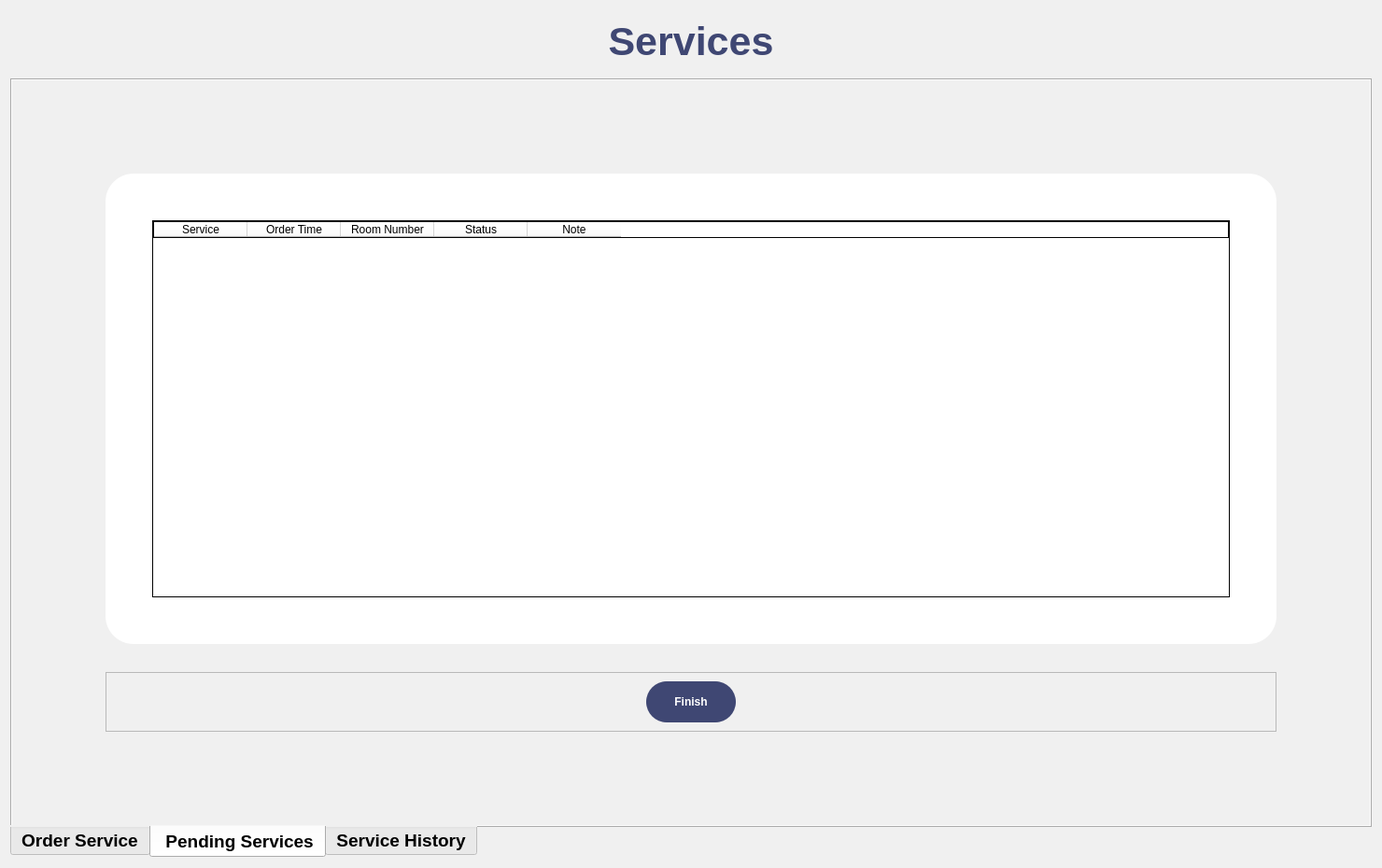
<?xml version="1.0" encoding="UTF-8"?>
<ui version="4.0">
 <class>Service</class>
 <widget class="QWidget" name="Service">
  <property name="geometry">
   <rect>
    <x>0</x>
    <y>0</y>
    <width>1480</width>
    <height>930</height>
   </rect>
  </property>
  <property name="windowTitle">
   <string>Form</string>
  </property>
  <property name="styleSheet">
   <string notr="true">background-color: #f0f0f0;</string>
  </property>
  <layout class="QVBoxLayout" name="verticalLayout">
   <item>
    <widget class="QFrame" name="frame">
     <property name="sizePolicy">
      <sizepolicy hsizetype="Preferred" vsizetype="Fixed">
       <horstretch>0</horstretch>
       <verstretch>0</verstretch>
      </sizepolicy>
     </property>
     <property name="frameShadow">
      <enum>QFrame::Raised</enum>
     </property>
     <layout class="QGridLayout" name="gridLayout_3">
      <item row="0" column="0">
       <widget class="QLabel" name="Title">
        <property name="font">
         <font>
          <pointsize>16</pointsize>
          <weight>75</weight>
          <bold>true</bold>
         </font>
        </property>
        <property name="layoutDirection">
         <enum>Qt::LeftToRight</enum>
        </property>
        <property name="text">
         <string>&lt;html&gt;&lt;head/&gt;&lt;body&gt;&lt;h1 align=&quot;center&quot; style=&quot; margin-top:18px; margin-bottom:12px; margin-left:0px; margin-right:0px; -qt-block-indent:0; text-indent:0px;&quot;&gt;&lt;span style=&quot; font-size:36pt; font-weight:600; color:#3f4773;&quot;&gt;Services&lt;/span&gt;&lt;/h1&gt;&lt;/body&gt;&lt;/html&gt;</string>
        </property>
        <property name="alignment">
         <set>Qt::AlignCenter</set>
        </property>
       </widget>
      </item>
     </layout>
    </widget>
   </item>
   <item>
    <widget class="QTabWidget" name="tabWidget">
     <property name="sizePolicy">
      <sizepolicy hsizetype="Expanding" vsizetype="Preferred">
       <horstretch>0</horstretch>
       <verstretch>0</verstretch>
      </sizepolicy>
     </property>
     <property name="font">
      <font>
       <pointsize>14</pointsize>
       <weight>75</weight>
       <bold>true</bold>
       <underline>false</underline>
      </font>
     </property>
     <property name="mouseTracking">
      <bool>true</bool>
     </property>
     <property name="tabPosition">
      <enum>QTabWidget::South</enum>
     </property>
     <property name="tabShape">
      <enum>QTabWidget::Rounded</enum>
     </property>
     <property name="currentIndex">
      <number>1</number>
     </property>
     <property name="iconSize">
      <size>
       <width>16</width>
       <height>16</height>
      </size>
     </property>
     <property name="documentMode">
      <bool>false</bool>
     </property>
     <property name="tabsClosable">
      <bool>false</bool>
     </property>
     <widget class="QWidget" name="ServiceBooking">
      <attribute name="title">
       <string>Order Service</string>
      </attribute>
      <attribute name="toolTip">
       <string>Currently booked rooms</string>
      </attribute>
      <layout class="QHBoxLayout" name="horizontalLayout">
       <property name="spacing">
        <number>50</number>
       </property>
       <property name="leftMargin">
        <number>50</number>
       </property>
       <property name="topMargin">
        <number>100</number>
       </property>
       <property name="rightMargin">
        <number>50</number>
       </property>
       <property name="bottomMargin">
        <number>100</number>
       </property>
       <item>
        <widget class="QFrame" name="frame_4">
         <property name="sizePolicy">
          <sizepolicy hsizetype="Expanding" vsizetype="Preferred">
           <horstretch>0</horstretch>
           <verstretch>0</verstretch>
          </sizepolicy>
         </property>
         <property name="styleSheet">
          <string notr="true">border-radius: 20;
background-color: white;</string>
         </property>
         <property name="frameShape">
          <enum>QFrame::StyledPanel</enum>
         </property>
         <property name="frameShadow">
          <enum>QFrame::Raised</enum>
         </property>
         <layout class="QVBoxLayout" name="verticalLayout_2">
          <property name="spacing">
           <number>30</number>
          </property>
          <property name="bottomMargin">
           <number>30</number>
          </property>
          <item>
           <widget class="QLabel" name="label">
            <property name="sizePolicy">
             <sizepolicy hsizetype="Preferred" vsizetype="Fixed">
              <horstretch>0</horstretch>
              <verstretch>0</verstretch>
             </sizepolicy>
            </property>
            <property name="font">
             <font>
              <pointsize>24</pointsize>
              <weight>75</weight>
              <bold>true</bold>
              <underline>false</underline>
             </font>
            </property>
            <property name="styleSheet">
             <string notr="true">color: #3f4773;</string>
            </property>
            <property name="text">
             <string>Order Service</string>
            </property>
            <property name="alignment">
             <set>Qt::AlignCenter</set>
            </property>
           </widget>
          </item>
          <item>
           <widget class="QFrame" name="frame_2">
            <property name="sizePolicy">
             <sizepolicy hsizetype="Preferred" vsizetype="Preferred">
              <horstretch>0</horstretch>
              <verstretch>0</verstretch>
             </sizepolicy>
            </property>
            <property name="styleSheet">
             <string notr="true"/>
            </property>
            <property name="frameShape">
             <enum>QFrame::StyledPanel</enum>
            </property>
            <property name="frameShadow">
             <enum>QFrame::Raised</enum>
            </property>
            <layout class="QGridLayout" name="gridLayout">
             <property name="leftMargin">
              <number>50</number>
             </property>
             <property name="topMargin">
              <number>50</number>
             </property>
             <property name="rightMargin">
              <number>50</number>
             </property>
             <property name="bottomMargin">
              <number>0</number>
             </property>
             <property name="spacing">
              <number>50</number>
             </property>
             <item row="1" column="0">
              <widget class="QLabel" name="label_2">
               <property name="font">
                <font>
                 <pointsize>15</pointsize>
                 <weight>75</weight>
                 <bold>true</bold>
                 <underline>false</underline>
                </font>
               </property>
               <property name="text">
                <string>Room number</string>
               </property>
               <property name="alignment">
                <set>Qt::AlignLeading|Qt::AlignLeft|Qt::AlignVCenter</set>
               </property>
              </widget>
             </item>
             <item row="6" column="0">
              <widget class="QLabel" name="label_4">
               <property name="font">
                <font>
                 <pointsize>15</pointsize>
                 <weight>75</weight>
                 <bold>true</bold>
                 <underline>false</underline>
                </font>
               </property>
               <property name="text">
                <string>Note</string>
               </property>
               <property name="alignment">
                <set>Qt::AlignLeading|Qt::AlignLeft|Qt::AlignTop</set>
               </property>
              </widget>
             </item>
             <item row="1" column="1">
              <widget class="QLineEdit" name="roomNumInput">
               <property name="font">
                <font>
                 <pointsize>14</pointsize>
                 <weight>50</weight>
                 <bold>false</bold>
                 <underline>false</underline>
                </font>
               </property>
               <property name="styleSheet">
                <string notr="true">background-color: #eeeeee;
padding: 3;</string>
               </property>
               <property name="text">
                <string/>
               </property>
              </widget>
             </item>
             <item row="6" column="1">
              <widget class="QTextEdit" name="noteInput">
               <property name="font">
                <font>
                 <pointsize>14</pointsize>
                 <weight>50</weight>
                 <bold>false</bold>
                 <underline>false</underline>
                </font>
               </property>
               <property name="styleSheet">
                <string notr="true">background-color: #eeeeee;
padding: 3;</string>
               </property>
              </widget>
             </item>
             <item row="3" column="1">
              <widget class="QComboBox" name="serviceOption">
               <property name="font">
                <font>
                 <pointsize>14</pointsize>
                 <weight>50</weight>
                 <bold>false</bold>
                 <underline>false</underline>
                </font>
               </property>
               <property name="styleSheet">
                <string notr="true">background-color: #eeeeee;
padding: 3;</string>
               </property>
               <property name="currentIndex">
                <number>0</number>
               </property>
               <item>
                <property name="text">
                 <string>Laundry</string>
                </property>
               </item>
               <item>
                <property name="text">
                 <string>Shuttle</string>
                </property>
               </item>
               <item>
                <property name="text">
                 <string>Spa</string>
                </property>
               </item>
               <item>
                <property name="text">
                 <string>Fitness Center</string>
                </property>
               </item>
               <item>
                <property name="text">
                 <string>Swimming Pool</string>
                </property>
               </item>
              </widget>
             </item>
             <item row="3" column="0">
              <widget class="QLabel" name="label_3">
               <property name="font">
                <font>
                 <pointsize>15</pointsize>
                 <weight>75</weight>
                 <bold>true</bold>
                 <underline>false</underline>
                </font>
               </property>
               <property name="text">
                <string>Service requested</string>
               </property>
               <property name="alignment">
                <set>Qt::AlignLeading|Qt::AlignLeft|Qt::AlignVCenter</set>
               </property>
              </widget>
             </item>
             <item row="7" column="0">
              <widget class="QFrame" name="frame_6">
               <property name="frameShape">
                <enum>QFrame::StyledPanel</enum>
               </property>
               <property name="frameShadow">
                <enum>QFrame::Raised</enum>
               </property>
              </widget>
             </item>
            </layout>
           </widget>
          </item>
          <item alignment="Qt::AlignHCenter">
           <widget class="QPushButton" name="orderBtn">
            <property name="styleSheet">
             <string notr="true">QPushButton
{
  	border-style: none;
	color: white;
	font-weight: bold;
	background-color: #3f4773;
	border-radius: 20;
	text-align: center;
	padding: 15 40;
}
QPushButton:hover
{
  	background-color:#485187;
}</string>
            </property>
            <property name="text">
             <string>Submit</string>
            </property>
            <property name="flat">
             <bool>false</bool>
            </property>
           </widget>
          </item>
         </layout>
        </widget>
       </item>
       <item>
        <widget class="QFrame" name="frame_5">
         <property name="sizePolicy">
          <sizepolicy hsizetype="Expanding" vsizetype="Preferred">
           <horstretch>0</horstretch>
           <verstretch>0</verstretch>
          </sizepolicy>
         </property>
         <property name="styleSheet">
          <string notr="true">border-radius: 20;
background-color: white;</string>
         </property>
         <property name="frameShape">
          <enum>QFrame::StyledPanel</enum>
         </property>
         <property name="frameShadow">
          <enum>QFrame::Raised</enum>
         </property>
         <layout class="QVBoxLayout" name="verticalLayout_3">
          <property name="spacing">
           <number>20</number>
          </property>
          <item>
           <widget class="QLabel" name="label_11">
            <property name="sizePolicy">
             <sizepolicy hsizetype="Preferred" vsizetype="Fixed">
              <horstretch>0</horstretch>
              <verstretch>0</verstretch>
             </sizepolicy>
            </property>
            <property name="font">
             <font>
              <pointsize>24</pointsize>
              <weight>75</weight>
              <bold>true</bold>
              <underline>false</underline>
             </font>
            </property>
            <property name="styleSheet">
             <string notr="true">color: #3f4773;</string>
            </property>
            <property name="text">
             <string>Available services</string>
            </property>
            <property name="alignment">
             <set>Qt::AlignCenter</set>
            </property>
           </widget>
          </item>
          <item>
           <widget class="QFrame" name="frame_3">
            <property name="sizePolicy">
             <sizepolicy hsizetype="Preferred" vsizetype="Preferred">
              <horstretch>0</horstretch>
              <verstretch>0</verstretch>
             </sizepolicy>
            </property>
            <property name="styleSheet">
             <string notr="true"/>
            </property>
            <property name="frameShape">
             <enum>QFrame::StyledPanel</enum>
            </property>
            <property name="frameShadow">
             <enum>QFrame::Raised</enum>
            </property>
            <layout class="QGridLayout" name="gridLayout_2">
             <property name="leftMargin">
              <number>50</number>
             </property>
             <property name="topMargin">
              <number>30</number>
             </property>
             <property name="bottomMargin">
              <number>50</number>
             </property>
             <item row="4" column="0">
              <widget class="QLabel" name="label_10">
               <property name="font">
                <font>
                 <pointsize>18</pointsize>
                 <weight>50</weight>
                 <bold>false</bold>
                 <underline>false</underline>
                </font>
               </property>
               <property name="text">
                <string>Fitness Center</string>
               </property>
              </widget>
             </item>
             <item row="1" column="1" alignment="Qt::AlignHCenter">
              <widget class="QLabel" name="label_5">
               <property name="font">
                <font>
                 <pointsize>18</pointsize>
                 <weight>50</weight>
                 <bold>false</bold>
                 <underline>false</underline>
                </font>
               </property>
               <property name="text">
                <string>$10</string>
               </property>
              </widget>
             </item>
             <item row="1" column="0">
              <widget class="QLabel" name="label_6">
               <property name="font">
                <font>
                 <pointsize>18</pointsize>
                 <weight>50</weight>
                 <bold>false</bold>
                 <underline>false</underline>
                </font>
               </property>
               <property name="text">
                <string>Laundry</string>
               </property>
              </widget>
             </item>
             <item row="0" column="1" alignment="Qt::AlignHCenter">
              <widget class="QLabel" name="label_17">
               <property name="font">
                <font>
                 <pointsize>20</pointsize>
                 <weight>75</weight>
                 <bold>true</bold>
                 <underline>false</underline>
                </font>
               </property>
               <property name="text">
                <string>Price</string>
               </property>
              </widget>
             </item>
             <item row="3" column="0">
              <widget class="QLabel" name="label_8">
               <property name="font">
                <font>
                 <pointsize>18</pointsize>
                 <weight>50</weight>
                 <bold>false</bold>
                 <underline>false</underline>
                </font>
               </property>
               <property name="text">
                <string>Spa</string>
               </property>
              </widget>
             </item>
             <item row="2" column="1" alignment="Qt::AlignHCenter">
              <widget class="QLabel" name="label_12">
               <property name="font">
                <font>
                 <pointsize>18</pointsize>
                 <weight>50</weight>
                 <bold>false</bold>
                 <underline>false</underline>
                </font>
               </property>
               <property name="text">
                <string>$30</string>
               </property>
              </widget>
             </item>
             <item row="0" column="0" alignment="Qt::AlignHCenter">
              <widget class="QLabel" name="label_13">
               <property name="font">
                <font>
                 <pointsize>20</pointsize>
                 <weight>75</weight>
                 <bold>true</bold>
                 <underline>false</underline>
                </font>
               </property>
               <property name="text">
                <string>Service</string>
               </property>
              </widget>
             </item>
             <item row="2" column="0">
              <widget class="QLabel" name="label_7">
               <property name="font">
                <font>
                 <pointsize>18</pointsize>
                 <weight>50</weight>
                 <bold>false</bold>
                 <underline>false</underline>
                </font>
               </property>
               <property name="text">
                <string>Shuttle</string>
               </property>
              </widget>
             </item>
             <item row="3" column="1" alignment="Qt::AlignHCenter">
              <widget class="QLabel" name="label_16">
               <property name="font">
                <font>
                 <pointsize>18</pointsize>
                 <weight>50</weight>
                 <bold>false</bold>
                 <underline>false</underline>
                </font>
               </property>
               <property name="text">
                <string>$100</string>
               </property>
              </widget>
             </item>
             <item row="4" column="1" alignment="Qt::AlignHCenter">
              <widget class="QLabel" name="label_15">
               <property name="font">
                <font>
                 <pointsize>18</pointsize>
                 <weight>50</weight>
                 <bold>false</bold>
                 <underline>false</underline>
                </font>
               </property>
               <property name="text">
                <string>$30</string>
               </property>
              </widget>
             </item>
             <item row="5" column="0">
              <widget class="QLabel" name="label_9">
               <property name="font">
                <font>
                 <pointsize>18</pointsize>
                 <weight>50</weight>
                 <bold>false</bold>
                 <underline>false</underline>
                </font>
               </property>
               <property name="text">
                <string>Swimming Pool</string>
               </property>
              </widget>
             </item>
             <item row="5" column="1" alignment="Qt::AlignHCenter">
              <widget class="QLabel" name="label_14">
               <property name="font">
                <font>
                 <pointsize>18</pointsize>
                 <weight>50</weight>
                 <bold>false</bold>
                 <underline>false</underline>
                </font>
               </property>
               <property name="text">
                <string>$20</string>
               </property>
              </widget>
             </item>
            </layout>
           </widget>
          </item>
         </layout>
        </widget>
       </item>
      </layout>
     </widget>
     <widget class="QWidget" name="PendingServices">
      <attribute name="title">
       <string> Pending Services</string>
      </attribute>
      <attribute name="toolTip">
       <string>Pending services</string>
      </attribute>
      <layout class="QVBoxLayout" name="verticalLayout_4">
       <property name="spacing">
        <number>30</number>
       </property>
       <property name="leftMargin">
        <number>100</number>
       </property>
       <property name="topMargin">
        <number>100</number>
       </property>
       <property name="rightMargin">
        <number>100</number>
       </property>
       <property name="bottomMargin">
        <number>100</number>
       </property>
       <item>
        <widget class="QFrame" name="frame_14">
         <property name="styleSheet">
          <string notr="true">border-width: 1;
border-style: none;
border-radius: 30;
background-color: white;</string>
         </property>
         <property name="frameShape">
          <enum>QFrame::StyledPanel</enum>
         </property>
         <property name="frameShadow">
          <enum>QFrame::Raised</enum>
         </property>
         <layout class="QVBoxLayout" name="verticalLayout_9">
          <property name="leftMargin">
           <number>50</number>
          </property>
          <property name="topMargin">
           <number>50</number>
          </property>
          <property name="rightMargin">
           <number>50</number>
          </property>
          <property name="bottomMargin">
           <number>50</number>
          </property>
          <item>
           <widget class="QTableWidget" name="pendingTable">
            <property name="sizePolicy">
             <sizepolicy hsizetype="Preferred" vsizetype="Preferred">
              <horstretch>0</horstretch>
              <verstretch>0</verstretch>
             </sizepolicy>
            </property>
            <property name="font">
             <font>
              <pointsize>12</pointsize>
             </font>
            </property>
            <property name="styleSheet">
             <string notr="true">border: 1px solid black;
border-radius: 0;</string>
            </property>
            <property name="selectionMode">
             <enum>QAbstractItemView::SingleSelection</enum>
            </property>
            <property name="selectionBehavior">
             <enum>QAbstractItemView::SelectRows</enum>
            </property>
            <property name="sortingEnabled">
             <bool>true</bool>
            </property>
            <column>
             <property name="text">
              <string>Service</string>
             </property>
            </column>
            <column>
             <property name="text">
              <string>Order Time</string>
             </property>
            </column>
            <column>
             <property name="text">
              <string>Room Number</string>
             </property>
            </column>
            <column>
             <property name="text">
              <string>Status</string>
             </property>
            </column>
            <column>
             <property name="text">
              <string>Note</string>
             </property>
            </column>
           </widget>
          </item>
         </layout>
        </widget>
       </item>
       <item>
        <widget class="QFrame" name="frame_7">
         <property name="sizePolicy">
          <sizepolicy hsizetype="Preferred" vsizetype="Fixed">
           <horstretch>0</horstretch>
           <verstretch>0</verstretch>
          </sizepolicy>
         </property>
         <property name="frameShape">
          <enum>QFrame::StyledPanel</enum>
         </property>
         <property name="frameShadow">
          <enum>QFrame::Raised</enum>
         </property>
         <layout class="QHBoxLayout" name="horizontalLayout_2">
          <property name="leftMargin">
           <number>450</number>
          </property>
          <property name="rightMargin">
           <number>450</number>
          </property>
          <item alignment="Qt::AlignHCenter">
           <widget class="QPushButton" name="finishBtn">
            <property name="styleSheet">
             <string notr="true">QPushButton
{
  	border-style: none;
	color: white;
	font-weight: bold;
	background-color: #3f4773;
	border-radius: 22;
	text-align: center;
	padding: 15 30;
}
QPushButton:hover
{
  	background-color:#485187;
}</string>
            </property>
            <property name="text">
             <string>Finish</string>
            </property>
           </widget>
          </item>
         </layout>
        </widget>
       </item>
      </layout>
     </widget>
     <widget class="QWidget" name="ServiceHistory">
      <attribute name="title">
       <string>Service History</string>
      </attribute>
      <attribute name="toolTip">
       <string>List of finalized services</string>
      </attribute>
      <layout class="QVBoxLayout" name="verticalLayout_8">
       <property name="leftMargin">
        <number>100</number>
       </property>
       <property name="topMargin">
        <number>100</number>
       </property>
       <property name="rightMargin">
        <number>100</number>
       </property>
       <property name="bottomMargin">
        <number>100</number>
       </property>
       <item>
        <widget class="QFrame" name="frame_15">
         <property name="styleSheet">
          <string notr="true">border-width: 1;
border-style: none;
border-radius: 30;
background-color: white;</string>
         </property>
         <property name="frameShape">
          <enum>QFrame::StyledPanel</enum>
         </property>
         <property name="frameShadow">
          <enum>QFrame::Raised</enum>
         </property>
         <layout class="QVBoxLayout" name="verticalLayout_10">
          <property name="spacing">
           <number>30</number>
          </property>
          <property name="leftMargin">
           <number>30</number>
          </property>
          <property name="topMargin">
           <number>15</number>
          </property>
          <property name="rightMargin">
           <number>30</number>
          </property>
          <property name="bottomMargin">
           <number>30</number>
          </property>
          <item>
           <widget class="QFrame" name="frame_16">
            <property name="sizePolicy">
             <sizepolicy hsizetype="Preferred" vsizetype="Fixed">
              <horstretch>0</horstretch>
              <verstretch>0</verstretch>
             </sizepolicy>
            </property>
            <property name="styleSheet">
             <string notr="true">border-width: 1;
border-style: none;
border-radius: 10;
background-color: #3f4773;
color: white;
</string>
            </property>
            <property name="frameShape">
             <enum>QFrame::StyledPanel</enum>
            </property>
            <property name="frameShadow">
             <enum>QFrame::Raised</enum>
            </property>
            <layout class="QHBoxLayout" name="horizontalLayout_5">
             <item alignment="Qt::AlignHCenter">
              <widget class="QDateEdit" name="dateEdit">
               <property name="font">
                <font>
                 <pointsize>15</pointsize>
                 <weight>75</weight>
                 <bold>true</bold>
                </font>
               </property>
               <property name="styleSheet">
                <string notr="true">color: #cccccc</string>
               </property>
               <property name="readOnly">
                <bool>false</bool>
               </property>
               <property name="correctionMode">
                <enum>QAbstractSpinBox::CorrectToNearestValue</enum>
               </property>
               <property name="showGroupSeparator" stdset="0">
                <bool>false</bool>
               </property>
               <property name="displayFormat">
                <string>dd MMM yyyy</string>
               </property>
               <property name="calendarPopup">
                <bool>true</bool>
               </property>
               <property name="timeSpec">
                <enum>Qt::LocalTime</enum>
               </property>
               <property name="date">
                <date>
                 <year>2021</year>
                 <month>5</month>
                 <day>1</day>
                </date>
               </property>
              </widget>
             </item>
            </layout>
           </widget>
          </item>
          <item>
           <widget class="QTableWidget" name="historyTable">
            <property name="sizePolicy">
             <sizepolicy hsizetype="Preferred" vsizetype="Preferred">
              <horstretch>0</horstretch>
              <verstretch>0</verstretch>
             </sizepolicy>
            </property>
            <property name="font">
             <font>
              <pointsize>12</pointsize>
             </font>
            </property>
            <property name="styleSheet">
             <string notr="true">border: 1px solid black;
border-radius: 0;</string>
            </property>
            <property name="selectionMode">
             <enum>QAbstractItemView::SingleSelection</enum>
            </property>
            <property name="selectionBehavior">
             <enum>QAbstractItemView::SelectRows</enum>
            </property>
            <property name="sortingEnabled">
             <bool>true</bool>
            </property>
            <column>
             <property name="text">
              <string>Service</string>
             </property>
            </column>
            <column>
             <property name="text">
              <string>Ordered Time</string>
             </property>
             <property name="textAlignment">
              <set>AlignCenter</set>
             </property>
            </column>
            <column>
             <property name="text">
              <string>Room Number</string>
             </property>
            </column>
            <column>
             <property name="text">
              <string>Status</string>
             </property>
            </column>
            <column>
             <property name="text">
              <string>Note</string>
             </property>
            </column>
           </widget>
          </item>
         </layout>
        </widget>
       </item>
      </layout>
     </widget>
    </widget>
   </item>
  </layout>
 </widget>
 <resources/>
 <connections/>
</ui>
